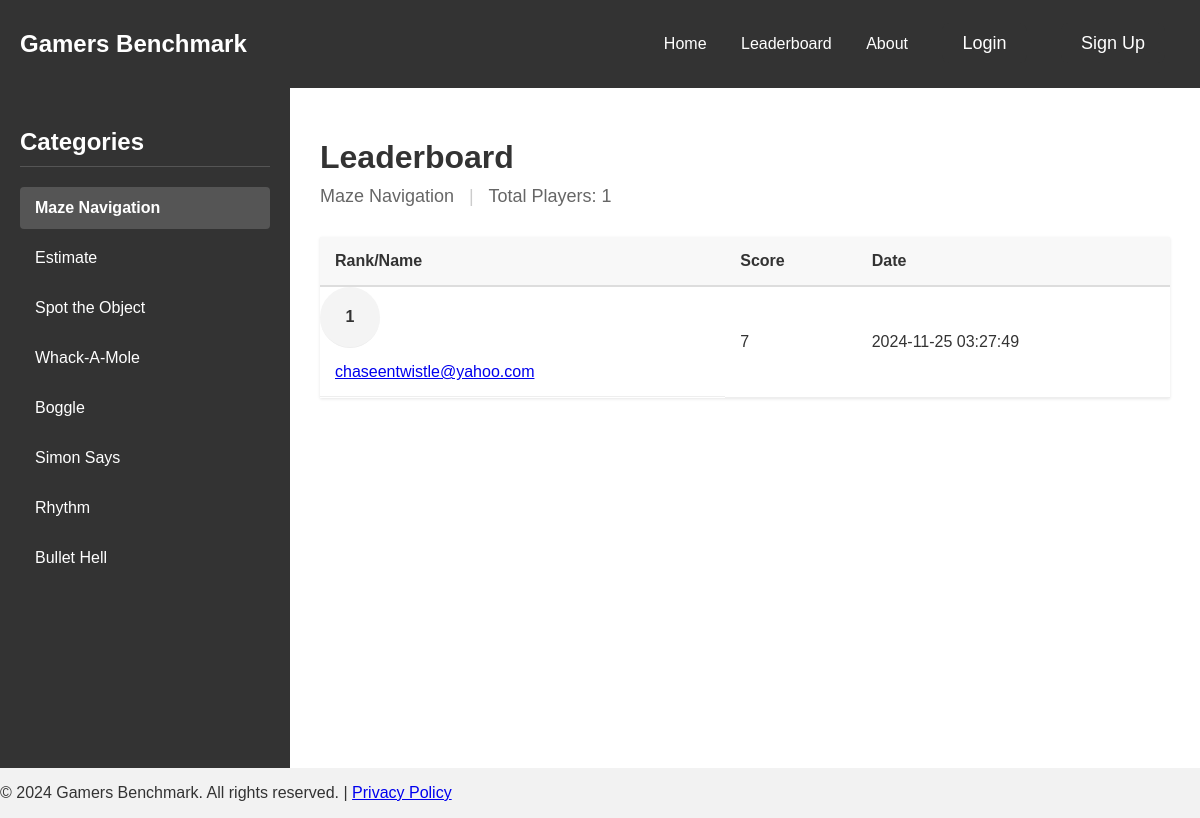
The page /website/leaderboard/leaderboard.php on the database as committed earlier.
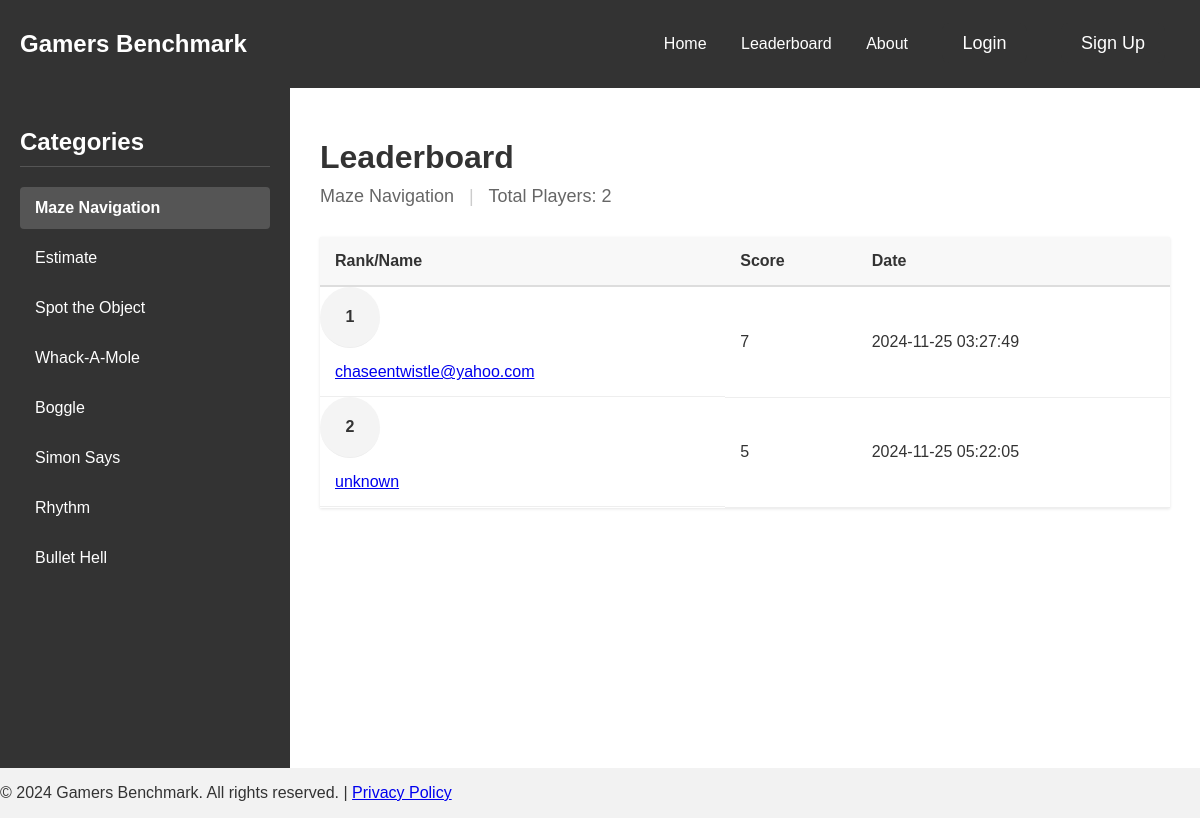
The same page on the database as committed later.
### tables this page shows
CREATE TABLE "scores" (
    username TEXT,
    game TEXT,
    score REAL, -- Correct type for scores, including decimals
    date TEXT
);

### website/leaderboard/leaderboard.php (the view, shortened to what this page needs)
<?php
$isLoggedIn = isset($_SESSION['logged_in']) && $_SESSION['logged_in'];
$username = $isLoggedIn ? $_SESSION['username'] : null;
try {
    $db = new PDO('sqlite:../log-signup/highscores.db');
    $db->setAttribute(PDO::ATTR_ERRMODE, PDO::ERRMODE_EXCEPTION);
} catch (PDOException $e) {
    die("Database connection failed: " . $e->getMessage());
}
function getDbGameName($displayName) {
    $gameMap = [
        'Maze Navigation' => 'maze_game',
        'Estimate' => 'estimate',
        'Spot the Object' => 'spot',
        'Whack-A-Mole' => 'whackamole',
        'Boggle' => 'baggle',
        'Simon Says' => 'sequence',
        'Rhythm' => 'rhythm_game',
        'Bullet Hell' => 'bullet_hell',
    ];
    return $gameMap[$displayName] ?? $displayName;
}
function getLeaderboardData($game) {
    global $db;
    try {
        $dbGameName = getDbGameName($game);
        $stmt = $db->prepare('
            SELECT username, score, date,
                   RANK() OVER (ORDER BY score DESC) as rank
            FROM scores
            WHERE game = :game
            ORDER BY score DESC
            LIMIT 10
        ');
        $stmt->execute([':game' => $dbGameName]);
        return $stmt->fetchAll(PDO::FETCH_ASSOC);
    } catch (PDOException $e) {
        return [];
    }
}
function getPlayerCount($game) {
    global $db;
    try {
        $dbGameName = getDbGameName($game);
        $stmt = $db->prepare('SELECT COUNT(DISTINCT username) FROM scores WHERE game = :game');
        $stmt->execute([':game' => $dbGameName]);
        return $stmt->fetchColumn();
    } catch (PDOException $e) {
        return 0;
    }
}
$currentGame = $_GET['game'] ?? 'Maze Navigation';
$leaderboardData = getLeaderboardData($currentGame);
$playerCount = getPlayerCount($currentGame);
?>
<!DOCTYPE html>
<html lang="en">
<head>
    <link rel="stylesheet" href="../../index.css">
</head>
<body>
    <div class="navbar">
        <div class="logo">
            <h2>Gamers Benchmark</h2>
        </div>
        <div class="nav-links">
            <a href="../../index.php">Home</a>
            <a href="leaderboard.php">Leaderboard</a>
            <a href="../about/about.php">About</a>
            <?php if ($isLoggedIn): ?>
                <a href="../log-signup/handlers/logout.php" class="btn">Sign Out</a>
                <a href="../../profile.php" class="btn">Profile (<?php echo htmlspecialchars((string)$username); ?>)</a>
            <?php else: ?>
                <a href="../log-signup/login.html" class="btn">Login</a>
                <a href="../log-signup/signup.php" class="btn">Sign Up</a>
            <?php endif; ?>
        </div>
    </div>
    <div class="leaderboard-container">
        <aside class="category-sidebar">
            <h2>Categories</h2>
            <div class="category-links">
                <?php
                $categories = ['Maze Navigation', 'Estimate', 'Spot the Object', 'Whack-A-Mole',
                               'Boggle', 'Simon Says', 'Rhythm', 'Bullet Hell'];
                foreach ($categories as $category):
                    $isActive = $category === $currentGame ? 'active' : '';
                ?>
                    <a href="?game=<?php echo urlencode($category); ?>"
                       class="category-item <?php echo $isActive; ?>">
                       <?php echo htmlspecialchars($category); ?>
                    </a>
                <?php endforeach; ?>
            </div>
        </aside>
        <main class="leaderboard-main">
            <div class="leaderboard-header">
                <h1>Leaderboard</h1>
                <div class="game-info">
                    <span class="current-game"><?php echo htmlspecialchars($currentGame); ?></span>
                    <span class="divider">|</span>
                    <span class="total-players">Total Players: <?php echo $playerCount; ?></span>
                </div>
            </div>
            <div class="leaderboard-content">
                <table class="leaderboard-table">
                    <thead>
                        <tr>
                            <th>Rank/Name</th>
                            <th>Score</th>
                            <th>Date</th>
                        </tr>
                    </thead>
                    <tbody>
                        <?php if (empty($leaderboardData)): ?>
                            <tr>
                                <td colspan="4" class="no-scores">No scores recorded yet</td>
                            </tr>
                        <?php else: ?>
                            <?php foreach ($leaderboardData as $row): ?>
                                <tr>
                                    <td class="rank"><?php echo htmlspecialchars($row['rank']); ?></td>
                                    <td class="player-info">
                                        <span class="player-name">
                                            <a href="../../profile.php?username=<?php echo urlencode($row['username']); ?>&game=<?php echo urlencode(getDbGameName($currentGame)); ?>">
                                                <?php echo htmlspecialchars($row['username']); ?>
                                            </a>
                                        </span>
                                    </td>
                                    <td><?php echo number_format($row['score']); ?></td>
                                    <td><?php echo htmlspecialchars($row['date']); ?></td>
                                </tr>
                            <?php endforeach; ?>
                        <?php endif; ?>
                    </tbody>
                </table>
            </div>
        </main>
    </div>
    <footer>
        <p>© 2024 Gamers Benchmark. All rights reserved. | <a href="#">Privacy Policy</a></p>
    </footer>
</body>
</html>

### index.css (style rules this page uses)
body { font-family: Arial, sans-serif; margin: 0; padding: 0; background-color: #f2f2f2; color: #333; display: flex; flex-direction: column; }
.navbar { display: flex; justify-content: space-between; align-items: center; padding: 10px 20px; background-color: #333; color: #fff; }
.navbar a { text-decoration: none; color: #fff; margin: 0 15px; }
.btn, .btn-d { padding: 10px 20px; font-size: 18px; background-color: #333; color: #fff; border: none; border-radius: 8px; cursor: pointer; transition: background-color 0.3s ease; }
.leaderboard-container { display: flex; min-height: calc(100vh - 120px); background-color: #f4f4f4; }
.category-sidebar { width: 250px; background-color: #333; padding: 20px; }
.category-sidebar h2 { color: #fff; font-size: 24px; margin-bottom: 20px; padding-bottom: 10px; border-bottom: 1px solid #555; }
.category-links { display: flex; flex-direction: column; gap: 8px; }
.category-item { color: #fff; text-decoration: none; padding: 12px 15px; border-radius: 4px; transition: background-color 0.3s; }
.category-item.active { background-color: #555; font-weight: bold; }
.leaderboard-main { flex: 1; padding: 30px; background-color: #fff; }
.leaderboard-header { margin-bottom: 30px; }
.leaderboard-header h1 { font-size: 32px; margin-bottom: 10px; }
.game-info { color: #666; font-size: 18px; }
.game-info .divider { margin: 0 10px; color: #ccc; }
.leaderboard-table { width: 100%; border-collapse: collapse; background-color: #fff; box-shadow: 0 1px 3px rgba(0,0,0,0.1); }
.leaderboard-table th { background-color: #f8f8f8; padding: 15px; text-align: left; font-weight: bold; color: #333; border-bottom: 2px solid #ddd; }
.leaderboard-table td { padding: 15px; border-bottom: 1px solid #eee; }
.player-info { display: flex; align-items: center; gap: 10px; }
.player-name { font-weight: 500; }
.rank { display: inline-block; width: 30px; height: 30px; line-height: 30px; text-align: center; background-color: #f4f4f4; border-radius: 50%; font-weight: bold; }

Rows that differ between the two databases and show on the page:
added scores: rank "2", username "unknown", score "5", date "2024-11-25 05:22:05"
Other text that changed with them:
$playerCount: "1" → "2"
